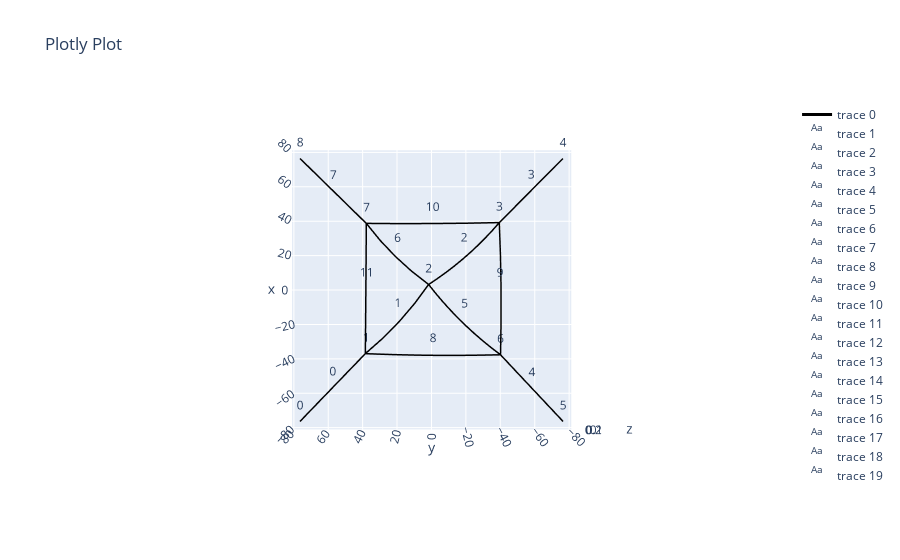
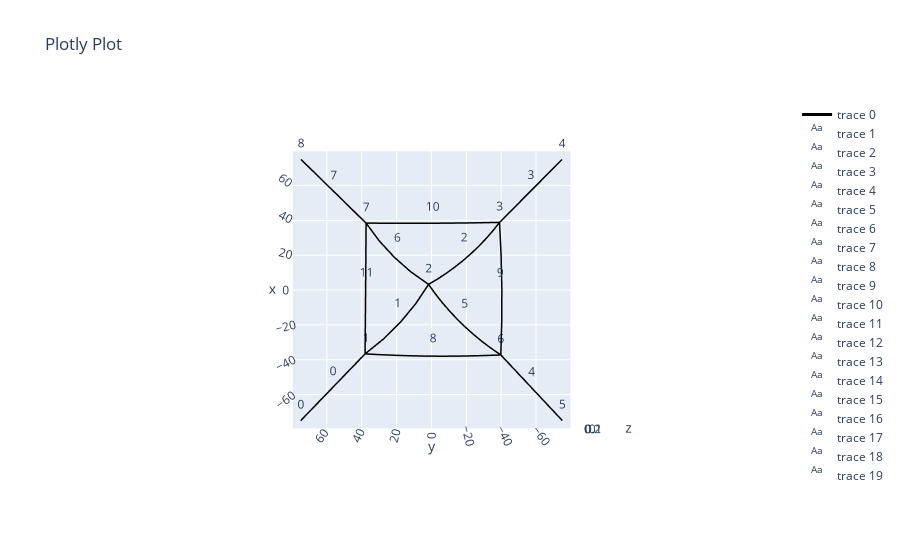
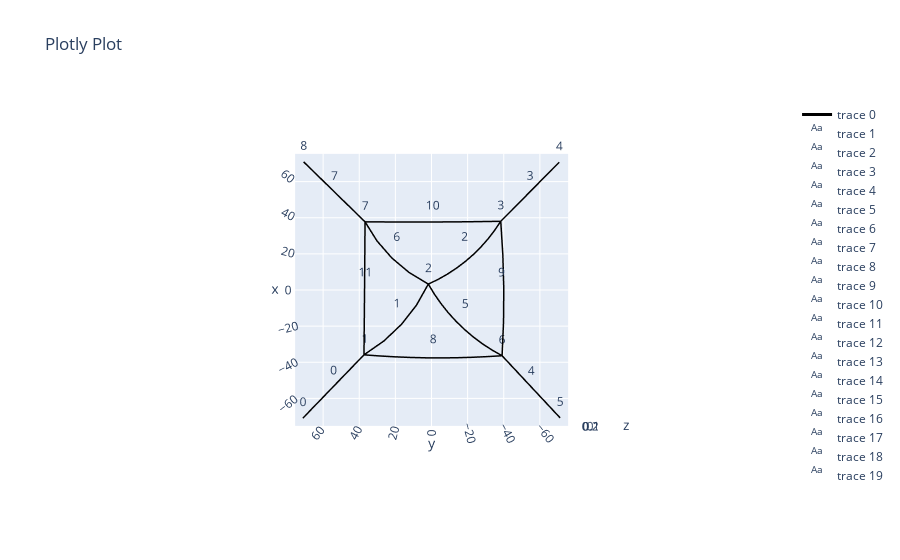
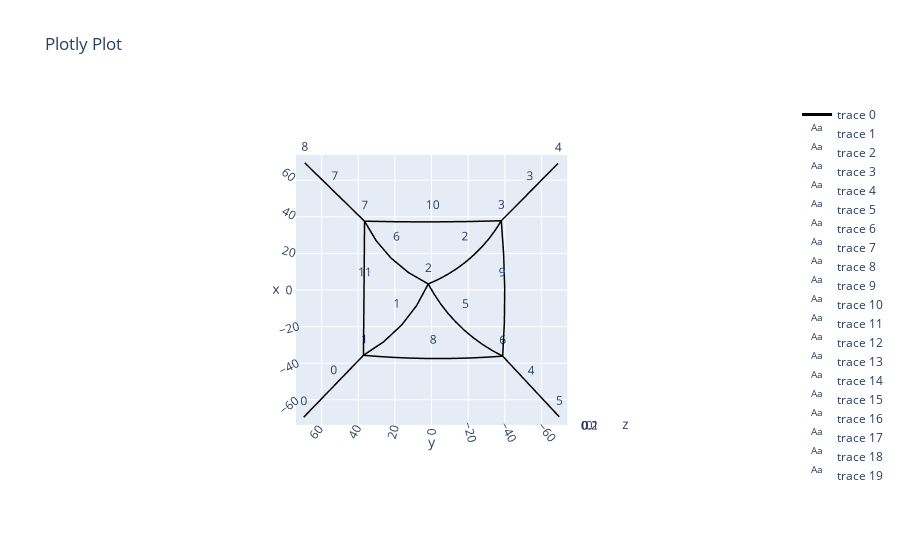

The notebook cell these images were saved under, in order:
### Markdown cell above
Generate 4 specimens only changing the tension

### Code cell
q0 = q.copy()
q_scalars = [0.35, 0.6, 1.0, 1.1]
for q_scalar in q_scalars:
    q_new = q0*q_scalar
    net.update_shape(q_new)
    l0, l_scalar = net.materialize_nonlinear(A, stress_data, strain_data, interpolation_kind = 'cubic')
    net.initialize_shape_optimizer(function_type = 'standard',  method = 'Gauss-Seidel',options ={"maxiter": 1000, "damping": .1, "correction_scalar": 1.5, "tol": 1e-6})
    net.optimize_vertices()
    reference_point = [0,0,0]                         # The network will be scaler relative to this point
    net.scale_vertices(reference_point, net.l_scalar, account_for_leafs = True) # If you don't provide a scalar, it will use network.l_scalar automatically
    R, th = net.arc_param()
    xyz = net.arc_points(n = 10)
    net.auto_flip_curves(n = 10)        # Automatically flip the curvature of the edges. Directions will become 1, -1, 1, -1, ...
    net.flip_curves()                   # Flip all the edges.
    net.flip_curves([2, 5, 8], n = 10)
    net.jump_at_intersection(intersection_width = printing_params['d_nozzle']*1.5, intersection_height = printing_params['layer_height'], interpolation_function=None) 
    net.net_plot(color=True, plot_type='arcs', elables=True, vlabels = True)
    net.all_loop_to_path(start_loop_bools, end_loop_bools, L_loop, alpha_loop, n_points)
    net.save_network(os.path.join(BYU_UW_root, 'networks', model_name + f'_even_q_{q_scalar}.pkl'))
    print(f"q_scalar: {q_scalar}, l_scalar: {l_scalar}, max stress: {np.max(net.f)/TPU_nl['A']}")

    g_code = replace_brackets(start_gcode, temperature_settings)
    g_code += make_purge_line(g_code, printing_params, gen, point0, point1, comment='Purge line')
    g_code += make_purge_line(g_code, printing_params, gen, point2, point3, comment='Purge line')
    g_code += add_net_to_gcode(g_code, printing_params, gen, net)

    g_code += end_gcode
    with open(os.path.join('DATA', 'generated_gcodes', model_name + f'_even_q_{q_scalar}.gcode'), "w") as g_code_file:
        g_code_file.write(g_code)

### Figure 1 — Plotly figure (JSON) as saved in the notebook; plotly's stock layout.template omitted (floating-point values rounded to 4 significant figures)
{"data": [{"line": {"color": "black", "width": 3}, "mode": "lines", "type": "scatter3d", "x": [-76.41, -66.55, -56.68, -46.82, -36.96, null, -36.96, -27.92, -18.18, -7.782, 3.222, null, 3.222, 6.604, 10.15, 13.85, 17.71, 21.71, 25.86, 30.16, 34.59, 39.15, null, 39.15, 48.46, 57.77, 67.08, 76.38, null, -76.39, -66.7, -57.0, -47.31, -37.62, null, -37.62, -33.67, -29.57, -25.31, -20.9, -16.35, -11.66, -6.828, -1.866, 3.222, null, 3.222, 11.04, 19.59, 28.82, 38.68, null, 38.68, 48.11, 57.55, 66.99, 76.42, null, -36.96, -37.29, -37.56, -37.77, -37.91, -37.98, -37.99, -37.93, -37.81, -37.62, null, -37.62, -18.42, 0.7741, 19.97, 39.15, null, 39.15, 38.82, 38.64, 38.59, 38.68, null, 38.68, 19.77, 0.8612, -18.05, -36.96, null], "y": [76.46, 66.95, 57.44, 47.93, 38.42, null, 38.42, 28.18, 18.61, 9.762, 1.677, null, 1.677, -3.381, -8.326, -13.15, -17.86, -22.44, -26.88, -31.19, -35.36, -39.39, null, -39.39, -48.64, -57.89, -67.14, -76.39, null, -76.47, -67.37, -58.28, -49.18, -40.09, null, -40.09, -34.91, -29.86, -24.93, -20.14, -15.48, -10.97, -6.602, -2.385, 1.677, null, 1.677, 11.69, 21.09, 29.83, 37.85, null, 37.85, 47.48, 57.12, 66.76, 76.4, null, 38.42, 29.7, 20.98, 12.26, 3.532, -5.193, -13.92, -22.64, -31.37, -40.09, null, -40.09, -40.43, -40.43, -40.08, -39.39, null, -39.39, -20.08, -0.7715, 18.54, 37.85, null, 37.85, 37.99, 38.13, 38.28, 38.42, null], "z": [0, 0, 0, 0, 0, null, 0, 0, 0, 0, 0, null, 0, 0, 0, 0, 0, 0, 0, 0, 0, 0, null, 0, 0, 0, 0, 0, null, 0, 0, 0, 0, 0, null, 0, 0, 0, 0, 0, 0, 0, 0, 0, 0.2, null, 0.2, 0, 0, 0, 0, null, 0, 0, 0, 0, 0, null, 0.2, 0, 0, 0, 0, 0, 0, 0, 0, 0.2, null, 0.2, 0, 0, 0, 0.2, null, 0.2, 0, 0, 0, 0.2, null, 0.2, 0, 0, 0, 0.2, null]}, {"mode": "text", "text": ["0"], "type": "scatter3d", "x": [-56.68], "y": [57.44], "z": [0]}, {"mode": "text", "text": ["1"], "type": "scatter3d", "x": [-16.87], "y": [20.05], "z": [0]}, {"mode": "text", "text": ["2"], "type": "scatter3d", "x": [21.19], "y": [-18.86], "z": [0]}, {"mode": "text", "text": ["3"], "type": "scatter3d", "x": [57.77], "y": [-57.89], "z": [0]}, {"mode": "text", "text": ["4"], "type": "scatter3d", "x": [-57.0], "y": [-58.28], "z": [0]}, {"mode": "text", "text": ["5"], "type": "scatter3d", "x": [-17.2], "y": [-19.21], "z": [0]}, {"mode": "text", "text": ["6"], "type": "scatter3d", "x": [20.95], "y": [19.76], "z": [0]}, {"mode": "text", "text": ["7"], "type": "scatter3d", "x": [57.55], "y": [57.12], "z": [0]}, {"mode": "text", "text": ["8"], "type": "scatter3d", "x": [-37.29], "y": [-0.8361], "z": [0]}, {"mode": "text", "text": ["9"], "type": "scatter3d", "x": [0.7678], "y": [-39.74], "z": [0]}, {"mode": "text", "text": ["10"], "type": "scatter3d", "x": [38.92], "y": [-0.7698], "z": [0]}, {"mode": "text", "text": ["11"], "type": "scatter3d", "x": [0.8612], "y": [38.13], "z": [0]}, {"mode": "text", "text": ["0"], "type": "scatter3d", "x": [-76.41], "y": [76.46], "z": [0]}, {"mode": "text", "text": ["1"], "type": "scatter3d", "x": [-36.96], "y": [38.42], "z": [0]}, {"mode": "text", "text": ["2"], "type": "scatter3d", "x": [3.222], "y": [1.677], "z": [0]}, {"mode": "text", "text": ["3"], "type": "scatter3d", "x": [39.15], "y": [-39.39], "z": [0]}, {"mode": "text", "text": ["4"], "type": "scatter3d", "x": [76.38], "y": [-76.39], "z": [0]}, {"mode": "text", "text": ["5"], "type": "scatter3d", "x": [-76.39], "y": [-76.47], "z": [0]}, {"mode": "text", "text": ["6"], "type": "scatter3d", "x": [-37.62], "y": [-40.09], "z": [0]}, {"mode": "text", "text": ["7"], "type": "scatter3d", "x": [38.68], "y": [37.85], "z": [0]}, {"mode": "text", "text": ["8"], "type": "scatter3d", "x": [76.42], "y": [76.4], "z": [0]}], "layout": {"scene": {"aspectmode": "data", "camera": {"eye": {"x": 0, "y": 0, "z": 15}}}, "title": {"text": "Plotly Plot"}}}

### Figure 2 — Plotly figure (JSON) as saved in the notebook; plotly's stock layout.template omitted (floating-point values rounded to 4 significant figures)
{"data": [{"line": {"color": "black", "width": 3}, "mode": "lines", "type": "scatter3d", "x": [-74.93, -65.35, -55.77, -46.2, -36.62, null, -36.62, -28.09, -18.54, -8.071, 3.218, null, 3.218, 6.312, 9.638, 13.19, 16.95, 20.93, 25.11, 29.48, 34.03, 38.76, null, 38.76, 47.79, 56.81, 65.83, 74.86, null, -74.88, -65.47, -56.06, -46.64, -37.23, null, -37.23, -33.58, -29.69, -25.59, -21.27, -16.75, -12.03, -7.122, -2.036, 3.218, null, 3.218, 10.54, 18.9, 28.2, 38.35, null, 38.35, 47.5, 56.65, 65.8, 74.95, null, -36.62, -37.09, -37.47, -37.74, -37.91, -37.98, -37.95, -37.81, -37.57, -37.23, null, -37.23, -18.23, 0.775, 19.78, 38.76, null, 38.76, 38.47, 38.31, 38.26, 38.35, null, 38.35, 19.61, 0.8647, -17.88, -36.62, null], "y": [75.02, 65.78, 56.54, 47.31, 38.07, null, 38.07, 27.51, 17.86, 9.229, 1.696, null, 1.696, -3.5, -8.552, -13.45, -18.18, -22.74, -27.11, -31.29, -35.27, -39.04, null, -39.04, -48.0, -56.95, -65.91, -74.87, null, -75.04, -66.22, -57.4, -48.57, -39.75, null, -39.75, -34.4, -29.22, -24.21, -19.39, -14.75, -10.32, -6.096, -2.088, 1.696, null, 1.696, 11.98, 21.44, 29.98, 37.5, null, 37.5, 46.84, 56.19, 65.54, 74.89, null, 38.07, 29.43, 20.79, 12.14, 3.491, -5.159, -13.81, -22.46, -31.11, -39.75, null, -39.75, -40.3, -40.37, -39.95, -39.04, null, -39.04, -19.9, -0.7717, 18.36, 37.5, null, 37.5, 37.64, 37.78, 37.92, 38.07, null], "z": [0, 0, 0, 0, 0, null, 0, 0, 0, 0, 0, null, 0, 0, 0, 0, 0, 0, 0, 0, 0, 0, null, 0, 0, 0, 0, 0, null, 0, 0, 0, 0, 0, null, 0, 0, 0, 0, 0, 0, 0, 0, 0, 0.2, null, 0.2, 0, 0, 0, 0, null, 0, 0, 0, 0, 0, null, 0.2, 0, 0, 0, 0, 0, 0, 0, 0, 0.2, null, 0.2, 0, 0, 0, 0.2, null, 0.2, 0, 0, 0, 0.2, null, 0.2, 0, 0, 0, 0.2, null]}, {"mode": "text", "text": ["0"], "type": "scatter3d", "x": [-55.77], "y": [56.54], "z": [0]}, {"mode": "text", "text": ["1"], "type": "scatter3d", "x": [-16.7], "y": [19.88], "z": [0]}, {"mode": "text", "text": ["2"], "type": "scatter3d", "x": [20.99], "y": [-18.67], "z": [0]}, {"mode": "text", "text": ["3"], "type": "scatter3d", "x": [56.81], "y": [-56.95], "z": [0]}, {"mode": "text", "text": ["4"], "type": "scatter3d", "x": [-56.06], "y": [-57.4], "z": [0]}, {"mode": "text", "text": ["5"], "type": "scatter3d", "x": [-17.01], "y": [-19.03], "z": [0]}, {"mode": "text", "text": ["6"], "type": "scatter3d", "x": [20.78], "y": [19.6], "z": [0]}, {"mode": "text", "text": ["7"], "type": "scatter3d", "x": [56.65], "y": [56.19], "z": [0]}, {"mode": "text", "text": ["8"], "type": "scatter3d", "x": [-36.92], "y": [-0.8422], "z": [0]}, {"mode": "text", "text": ["9"], "type": "scatter3d", "x": [0.7659], "y": [-39.39], "z": [0]}, {"mode": "text", "text": ["10"], "type": "scatter3d", "x": [38.55], "y": [-0.7703], "z": [0]}, {"mode": "text", "text": ["11"], "type": "scatter3d", "x": [0.8647], "y": [37.78], "z": [0]}, {"mode": "text", "text": ["0"], "type": "scatter3d", "x": [-74.93], "y": [75.02], "z": [0]}, {"mode": "text", "text": ["1"], "type": "scatter3d", "x": [-36.62], "y": [38.07], "z": [0]}, {"mode": "text", "text": ["2"], "type": "scatter3d", "x": [3.218], "y": [1.696], "z": [0]}, {"mode": "text", "text": ["3"], "type": "scatter3d", "x": [38.76], "y": [-39.04], "z": [0]}, {"mode": "text", "text": ["4"], "type": "scatter3d", "x": [74.86], "y": [-74.87], "z": [0]}, {"mode": "text", "text": ["5"], "type": "scatter3d", "x": [-74.88], "y": [-75.04], "z": [0]}, {"mode": "text", "text": ["6"], "type": "scatter3d", "x": [-37.23], "y": [-39.75], "z": [0]}, {"mode": "text", "text": ["7"], "type": "scatter3d", "x": [38.35], "y": [37.5], "z": [0]}, {"mode": "text", "text": ["8"], "type": "scatter3d", "x": [74.95], "y": [74.89], "z": [0]}], "layout": {"scene": {"aspectmode": "data", "camera": {"eye": {"x": 0, "y": 0, "z": 15}}}, "title": {"text": "Plotly Plot"}}}

### Figure 3 — Plotly figure (JSON) as saved in the notebook; plotly's stock layout.template omitted (floating-point values rounded to 4 significant figures)
{"data": [{"line": {"color": "black", "width": 3}, "mode": "lines", "type": "scatter3d", "x": [-70.98, -62.21, -53.44, -44.67, -35.9, null, -35.9, -28.24, -19.02, -8.451, 3.238, null, 3.238, 5.831, 8.776, 12.06, 15.67, 19.59, 23.8, 28.28, 33.01, 37.98, null, 37.98, 46.16, 54.34, 62.53, 70.71, null, -70.83, -62.22, -53.62, -45.01, -36.4, null, -36.4, -33.25, -29.74, -25.9, -21.74, -17.28, -12.52, -7.509, -2.247, 3.238, null, 3.238, 9.685, 17.71, 27.13, 37.7, null, 37.7, 46.01, 54.31, 62.62, 70.93, null, -35.9, -36.53, -37.02, -37.37, -37.57, -37.62, -37.53, -37.3, -36.92, -36.4, null, -36.4, -17.81, 0.8017, 19.41, 37.98, null, 37.98, 37.75, 37.62, 37.6, 37.7, null, 37.7, 19.3, 0.8966, -17.5, -35.9, null], "y": [71.21, 62.74, 54.28, 45.81, 37.35, null, 37.35, 26.34, 16.59, 8.332, 1.748, null, 1.748, -3.641, -8.846, -13.84, -18.61, -23.13, -27.38, -31.34, -34.99, -38.32, null, -38.32, -46.43, -54.54, -62.64, -70.75, null, -71.24, -63.19, -55.15, -47.11, -39.07, null, -39.07, -33.49, -28.13, -23.0, -18.12, -13.52, -9.219, -5.229, -1.568, 1.748, null, 1.748, 12.42, 21.96, 30.14, 36.76, null, 36.76, 45.27, 53.78, 62.28, 70.79, null, 37.35, 28.87, 20.39, 11.9, 3.398, -5.101, -13.6, -22.1, -30.59, -39.07, null, -39.07, -39.9, -40.05, -39.52, -38.32, null, -38.32, -19.55, -0.7818, 17.99, 36.76, null, 36.76, 36.91, 37.06, 37.2, 37.35, null], "z": [0, 0, 0, 0, 0, null, 0, 0, 0, 0, 0, null, 0, 0, 0, 0, 0, 0, 0, 0, 0, 0, null, 0, 0, 0, 0, 0, null, 0, 0, 0, 0, 0, null, 0, 0, 0, 0, 0, 0, 0, 0, 0, 0.2, null, 0.2, 0, 0, 0, 0, null, 0, 0, 0, 0, 0, null, 0.2, 0, 0, 0, 0, 0, 0, 0, 0, 0.2, null, 0.2, 0, 0, 0, 0.2, null, 0.2, 0, 0, 0, 0.2, null, 0.2, 0, 0, 0, 0.2, null]}, {"mode": "text", "text": ["0"], "type": "scatter3d", "x": [-53.44], "y": [54.28], "z": [0]}, {"mode": "text", "text": ["1"], "type": "scatter3d", "x": [-16.33], "y": [19.55], "z": [0]}, {"mode": "text", "text": ["2"], "type": "scatter3d", "x": [20.61], "y": [-18.29], "z": [0]}, {"mode": "text", "text": ["3"], "type": "scatter3d", "x": [54.34], "y": [-54.54], "z": [0]}, {"mode": "text", "text": ["4"], "type": "scatter3d", "x": [-53.62], "y": [-55.15], "z": [0]}, {"mode": "text", "text": ["5"], "type": "scatter3d", "x": [-16.58], "y": [-18.66], "z": [0]}, {"mode": "text", "text": ["6"], "type": "scatter3d", "x": [20.47], "y": [19.25], "z": [0]}, {"mode": "text", "text": ["7"], "type": "scatter3d", "x": [54.31], "y": [53.78], "z": [0]}, {"mode": "text", "text": ["8"], "type": "scatter3d", "x": [-36.15], "y": [-0.8611], "z": [0]}, {"mode": "text", "text": ["9"], "type": "scatter3d", "x": [0.7882], "y": [-38.7], "z": [0]}, {"mode": "text", "text": ["10"], "type": "scatter3d", "x": [37.84], "y": [-0.781], "z": [0]}, {"mode": "text", "text": ["11"], "type": "scatter3d", "x": [0.8966], "y": [37.06], "z": [0]}, {"mode": "text", "text": ["0"], "type": "scatter3d", "x": [-70.98], "y": [71.21], "z": [0]}, {"mode": "text", "text": ["1"], "type": "scatter3d", "x": [-35.9], "y": [37.35], "z": [0]}, {"mode": "text", "text": ["2"], "type": "scatter3d", "x": [3.238], "y": [1.748], "z": [0]}, {"mode": "text", "text": ["3"], "type": "scatter3d", "x": [37.98], "y": [-38.32], "z": [0]}, {"mode": "text", "text": ["4"], "type": "scatter3d", "x": [70.71], "y": [-70.75], "z": [0]}, {"mode": "text", "text": ["5"], "type": "scatter3d", "x": [-70.83], "y": [-71.24], "z": [0]}, {"mode": "text", "text": ["6"], "type": "scatter3d", "x": [-36.4], "y": [-39.07], "z": [0]}, {"mode": "text", "text": ["7"], "type": "scatter3d", "x": [37.7], "y": [36.76], "z": [0]}, {"mode": "text", "text": ["8"], "type": "scatter3d", "x": [70.93], "y": [70.79], "z": [0]}], "layout": {"scene": {"aspectmode": "data", "camera": {"eye": {"x": 0, "y": 0, "z": 15}}}, "title": {"text": "Plotly Plot"}}}

### Figure 4 — Plotly figure (JSON) as saved in the notebook; plotly's stock layout.template omitted (floating-point values rounded to 4 significant figures)
{"data": [{"line": {"color": "black", "width": 3}, "mode": "lines", "type": "scatter3d", "x": [-69.5, -61.05, -52.59, -44.14, -35.68, null, -35.68, -28.25, -19.11, -8.517, 3.256, null, 3.256, 5.698, 8.529, 11.73, 15.3, 19.2, 23.41, 27.93, 32.71, 37.74, null, 37.74, 45.59, 53.43, 61.27, 69.12, null, -69.3, -61.01, -52.72, -44.43, -36.14, null, -36.14, -33.13, -29.73, -25.97, -21.85, -17.4, -12.64, -7.597, -2.289, 3.256, null, 3.256, 9.462, 17.4, 26.84, 37.5, null, 37.5, 45.49, 53.47, 61.45, 69.43, null, -35.68, -36.35, -36.87, -37.23, -37.44, -37.49, -37.38, -37.12, -36.71, -36.14, null, -36.14, -17.67, 0.8181, 19.3, 37.74, null, 37.74, 37.34, 37.16, 37.22, 37.5, null, 37.5, 19.21, 0.9108, -17.39, -35.68, null], "y": [69.78, 61.62, 53.45, 45.29, 37.13, null, 37.13, 26.02, 16.26, 8.096, 1.756, null, 1.756, -3.682, -8.928, -13.95, -18.73, -23.24, -27.46, -31.35, -34.91, -38.11, null, -38.11, -45.87, -53.64, -61.4, -69.17, null, -69.8, -62.07, -54.34, -46.6, -38.87, null, -38.87, -33.23, -27.81, -22.65, -17.76, -13.17, -8.906, -4.984, -1.424, 1.756, null, 1.756, 12.52, 22.08, 30.16, 36.53, null, 36.53, 44.71, 52.89, 61.07, 69.25, null, 37.13, 28.7, 20.27, 11.82, 3.368, -5.086, -13.54, -21.99, -30.43, -38.87, null, -38.87, -39.8, -39.99, -39.42, -38.11, null, -38.11, -19.45, -0.7883, 17.87, 36.53, null, 36.53, 36.68, 36.83, 36.98, 37.13, null], "z": [0, 0, 0, 0, 0, null, 0, 0, 0, 0, 0, null, 0, 0, 0, 0, 0, 0, 0, 0, 0, 0, null, 0, 0, 0, 0, 0, null, 0, 0, 0, 0, 0, null, 0, 0, 0, 0, 0, 0, 0, 0, 0, 0.2, null, 0.2, 0, 0, 0, 0, null, 0, 0, 0, 0, 0, null, 0.2, 0, 0, 0, 0, 0, 0, 0, 0, 0.2, null, 0.2, 0, 0, 0, 0.2, null, 0.2, 0, 0, 0, 0.2, null, 0.2, 0, 0, 0, 0.2, null]}, {"mode": "text", "text": ["0"], "type": "scatter3d", "x": [-52.59], "y": [53.45], "z": [0]}, {"mode": "text", "text": ["1"], "type": "scatter3d", "x": [-16.21], "y": [19.44], "z": [0]}, {"mode": "text", "text": ["2"], "type": "scatter3d", "x": [20.5], "y": [-18.17], "z": [0]}, {"mode": "text", "text": ["3"], "type": "scatter3d", "x": [53.43], "y": [-53.64], "z": [0]}, {"mode": "text", "text": ["4"], "type": "scatter3d", "x": [-52.72], "y": [-54.34], "z": [0]}, {"mode": "text", "text": ["5"], "type": "scatter3d", "x": [-16.44], "y": [-18.56], "z": [0]}, {"mode": "text", "text": ["6"], "type": "scatter3d", "x": [20.38], "y": [19.14], "z": [0]}, {"mode": "text", "text": ["7"], "type": "scatter3d", "x": [53.47], "y": [52.89], "z": [0]}, {"mode": "text", "text": ["8"], "type": "scatter3d", "x": [-35.91], "y": [-0.8681], "z": [0]}, {"mode": "text", "text": ["9"], "type": "scatter3d", "x": [0.8026], "y": [-38.49], "z": [0]}, {"mode": "text", "text": ["10"], "type": "scatter3d", "x": [37.62], "y": [-0.7868], "z": [0]}, {"mode": "text", "text": ["11"], "type": "scatter3d", "x": [0.9108], "y": [36.83], "z": [0]}, {"mode": "text", "text": ["0"], "type": "scatter3d", "x": [-69.5], "y": [69.78], "z": [0]}, {"mode": "text", "text": ["1"], "type": "scatter3d", "x": [-35.68], "y": [37.13], "z": [0]}, {"mode": "text", "text": ["2"], "type": "scatter3d", "x": [3.256], "y": [1.756], "z": [0]}, {"mode": "text", "text": ["3"], "type": "scatter3d", "x": [37.74], "y": [-38.11], "z": [0]}, {"mode": "text", "text": ["4"], "type": "scatter3d", "x": [69.12], "y": [-69.17], "z": [0]}, {"mode": "text", "text": ["5"], "type": "scatter3d", "x": [-69.3], "y": [-69.8], "z": [0]}, {"mode": "text", "text": ["6"], "type": "scatter3d", "x": [-36.14], "y": [-38.87], "z": [0]}, {"mode": "text", "text": ["7"], "type": "scatter3d", "x": [37.5], "y": [36.53], "z": [0]}, {"mode": "text", "text": ["8"], "type": "scatter3d", "x": [69.43], "y": [69.25], "z": [0]}], "layout": {"scene": {"aspectmode": "data", "camera": {"eye": {"x": 0, "y": 0, "z": 15}}}, "title": {"text": "Plotly Plot"}}}
